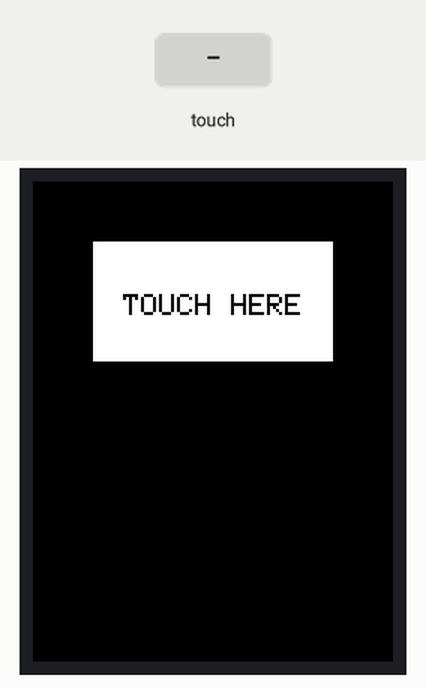
This sketch was run on a simulated Arduino Uno, built with avr-gcc and run on an emulated ATmega328P. On the bench: 240×320 colour display. The test bench sets the inputs (shaded band). What the sketch prints to the serial monitor is not drawn.

Above: at 1.4 s.
1.5 s: touch panel pressed at 38 % / 10 % of its raw x / y range
At 2.0 s:
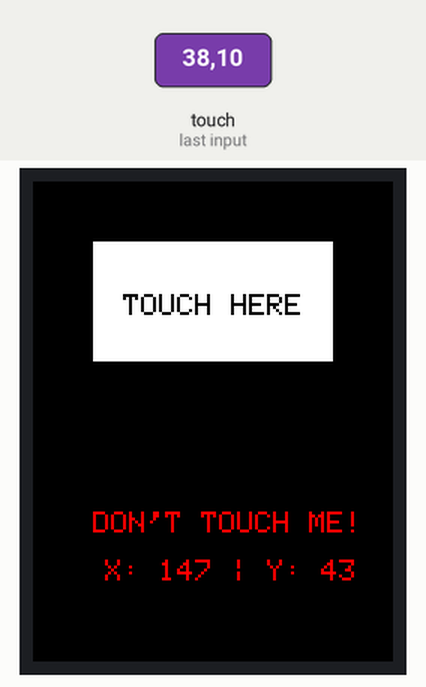
4.5 s: touch panel pressed at 62 % / 10 % of its raw x / y range
At 5.2 s:
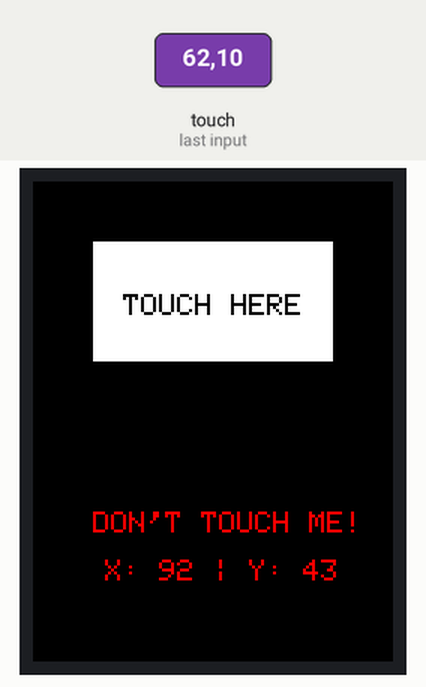
Timing chart, 0 to 7.5 s (numbered marks = the images above; inputs shaded):
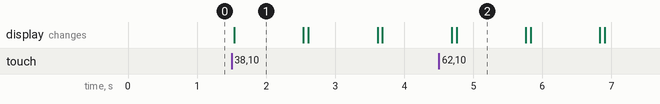

Measured:
- after the input at 1.5 s, the display: changes at once (image 1)
- after the input at 4.5 s, the display: first differs from a run without the input after 0.26 s (image 2)
- what the display in image 1 shows lasts 1.0 s, from 1.5 s to 2.5 s

The sketch:

TouchScreen.ino
```cpp
#include <Adafruit_GFX.h>    // Core graphics library
#include <Adafruit_ILI9341.h> // Hardware-specific library
#include <Adafruit_STMPE610.h> // touch sensor

// ESP8266
#define STMPE_CS 16
#define TFT_CS   0
#define TFT_DC   15
#define SD_CS    2

Adafruit_ILI9341 tft = Adafruit_ILI9341(TFT_CS, TFT_DC);
Adafruit_STMPE610 ts = Adafruit_STMPE610(STMPE_CS);

#define BOXSIZE 40
#define TS_MINX 3800
#define TS_MAXX 100
#define TS_MINY 100
#define TS_MAXY 3750

TS_Point p;

void drawButton(){
  tft.fillRect(BOXSIZE, BOXSIZE, BOXSIZE*4, BOXSIZE*2, ILI9341_WHITE);
  tft.setCursor(BOXSIZE+20, BOXSIZE*2-5);
  tft.setTextSize(2);
  tft.setTextColor(ILI9341_BLACK);
  tft.println("TOUCH HERE");
}

bool flag = false;

void drawPress(int x, int y){
  tft.setCursor(BOXSIZE, BOXSIZE*5.5);
    tft.setTextSize(2);
    tft.setTextColor(ILI9341_RED);
    Serial.println("\nDetected");
    tft.println("DON'T TOUCH ME!");
    tft.printf("\n    X: %d | Y: %d", x, y);
    drawButton();

    delay(1000);
    tft.setCursor(BOXSIZE, BOXSIZE*5.5);
    tft.setTextSize(2);
    tft.setTextColor(ILI9341_BLACK);
    Serial.println("\nDetected");
    tft.println("DON'T TOUCH ME!");
    tft.printf("\n    X: %d | Y: %d", x, y);
    yield();
}

void setup() {
  // put your setup code here, to run once:
  Serial.begin(115200);
  //init
  if(!ts.begin()){
    Serial.print("Error: STMPE Error");
  }

  tft.begin();
  tft.fillScreen(ILI9341_BLACK);
  drawButton();
}

void loop() {
  // put your main code here, to run repeatedly:
  //Fetch touch point from buffer
  TS_Point p = ts.getPoint();

  //Tell the spot we touch
  if(p.x< TS_MINX && p.x>TS_MAXX && p.y<TS_MAXY && p.y>TS_MINY) {
  p.x = map(p.x, TS_MINX, TS_MAXX, 0, tft.width());
  p.y = map(p.y, TS_MINY, TS_MAXY, 0, tft.height());
  Serial.print("\nX = "); Serial.print(p.x);
  Serial.print("\nY = "); Serial.print(p.y);
  Serial.print("\nPressure = "); Serial.print(p.z);
  }

  //if we press the "TOUCH HERE"
  if(p.x< BOXSIZE*5 && p.x>BOXSIZE && p.y<BOXSIZE*3 && p.y>BOXSIZE){
    flag = true;
  }

  if(flag){
    drawPress(p.x, p.y);
    flag = false;
  }
  delay(50);
}
```
